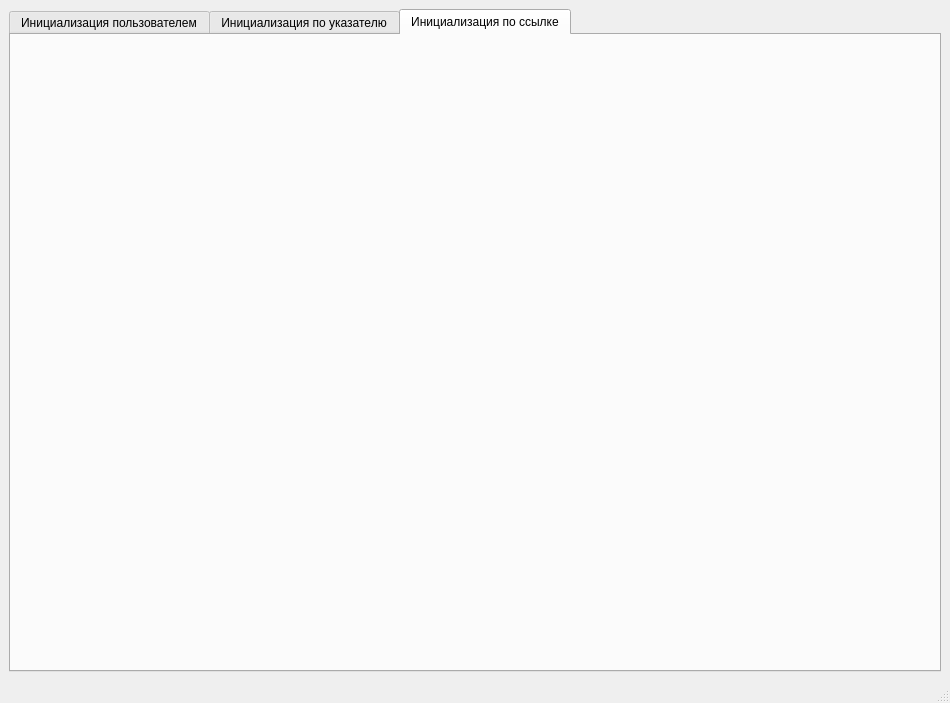
<?xml version="1.0" encoding="UTF-8"?>
<ui version="4.0">
 <class>MainWindow</class>
 <widget class="QMainWindow" name="MainWindow">
  <property name="geometry">
   <rect>
    <x>0</x>
    <y>0</y>
    <width>950</width>
    <height>703</height>
   </rect>
  </property>
  <property name="windowTitle">
   <string>MainWindow</string>
  </property>
  <widget class="QWidget" name="centralwidget">
   <layout class="QGridLayout" name="gridLayout">
    <item row="0" column="0">
     <widget class="QTabWidget" name="tabWidget">
      <property name="currentIndex">
       <number>2</number>
      </property>
      <widget class="QWidget" name="tab">
       <attribute name="title">
        <string>Инициализация пользователем</string>
       </attribute>
       <layout class="QGridLayout" name="gridLayout_2">
        <item row="0" column="0" colspan="4">
         <widget class="QLabel" name="label_3">
          <property name="text">
           <string>Город:</string>
          </property>
         </widget>
        </item>
        <item row="0" column="4" colspan="3">
         <widget class="QLineEdit" name="lineEdit"/>
        </item>
        <item row="1" column="0" colspan="3">
         <widget class="QLabel" name="label_4">
          <property name="text">
           <string>Количество работников</string>
          </property>
         </widget>
        </item>
        <item row="1" column="4">
         <widget class="QSpinBox" name="spinBox"/>
        </item>
        <item row="2" column="0" colspan="4">
         <widget class="QLabel" name="label_5">
          <property name="text">
           <string>Средняя почасовая оплата</string>
          </property>
         </widget>
        </item>
        <item row="2" column="4">
         <widget class="QDoubleSpinBox" name="doubleSpinBox"/>
        </item>
        <item row="3" column="0" colspan="3">
         <widget class="QLabel" name="label_6">
          <property name="text">
           <string>Специализация</string>
          </property>
         </widget>
        </item>
        <item row="3" column="4" colspan="3">
         <widget class="QComboBox" name="comboBox">
          <item>
           <property name="text">
            <string>E (Двигатель и трансмиссия)</string>
           </property>
          </item>
          <item>
           <property name="text">
            <string>B (Tехобслуживание и ремонт тормозной системы)</string>
           </property>
          </item>
          <item>
           <property name="text">
            <string>T (Шиномонтаж и балансировка)</string>
           </property>
          </item>
         </widget>
        </item>
        <item row="4" column="0" colspan="3">
         <widget class="QLabel" name="label_7">
          <property name="text">
           <string>Наличие страховки</string>
          </property>
         </widget>
        </item>
        <item row="4" column="4" colspan="3">
         <widget class="QRadioButton" name="radioButton">
          <property name="text">
           <string/>
          </property>
         </widget>
        </item>
        <item row="5" column="0" colspan="6">
         <widget class="QLabel" name="label_8">
          <property name="text">
           <string>Количество рабочих часов (ПН - ВС)</string>
          </property>
         </widget>
        </item>
        <item row="6" column="0">
         <widget class="QSpinBox" name="spinBox_2"/>
        </item>
        <item row="6" column="1">
         <widget class="QSpinBox" name="spinBox_3"/>
        </item>
        <item row="6" column="2">
         <widget class="QSpinBox" name="spinBox_4"/>
        </item>
        <item row="6" column="3">
         <widget class="QSpinBox" name="spinBox_5"/>
        </item>
        <item row="6" column="4">
         <widget class="QSpinBox" name="spinBox_6"/>
        </item>
        <item row="7" column="0" colspan="8">
         <widget class="QLabel" name="label_9">
          <property name="text">
           <string/>
          </property>
         </widget>
        </item>
        <item row="6" column="5">
         <widget class="QSpinBox" name="spinBox_7"/>
        </item>
        <item row="6" column="6">
         <widget class="QSpinBox" name="spinBox_8"/>
        </item>
        <item row="6" column="7">
         <widget class="QPushButton" name="pushButton">
          <property name="text">
           <string>Создать структуру</string>
          </property>
         </widget>
        </item>
       </layout>
      </widget>
      <widget class="QWidget" name="tab_2">
       <attribute name="title">
        <string>Инициализация по указателю</string>
       </attribute>
       <widget class="QLabel" name="label">
        <property name="geometry">
         <rect>
          <x>40</x>
          <y>40</y>
          <width>821</width>
          <height>471</height>
         </rect>
        </property>
        <property name="font">
         <font>
          <pointsize>16</pointsize>
          <bold>true</bold>
         </font>
        </property>
        <property name="text">
         <string/>
        </property>
       </widget>
      </widget>
      <widget class="QWidget" name="tab_3">
       <attribute name="title">
        <string>Инициализация по ссылке</string>
       </attribute>
       <widget class="QLabel" name="label_2">
        <property name="geometry">
         <rect>
          <x>28</x>
          <y>25</y>
          <width>881</width>
          <height>561</height>
         </rect>
        </property>
        <property name="font">
         <font>
          <pointsize>16</pointsize>
          <bold>true</bold>
         </font>
        </property>
        <property name="text">
         <string/>
        </property>
       </widget>
      </widget>
     </widget>
    </item>
   </layout>
  </widget>
  <widget class="QMenuBar" name="menubar">
   <property name="geometry">
    <rect>
     <x>0</x>
     <y>0</y>
     <width>950</width>
     <height>21</height>
    </rect>
   </property>
  </widget>
  <widget class="QStatusBar" name="statusbar"/>
 </widget>
 <resources/>
 <connections/>
</ui>
